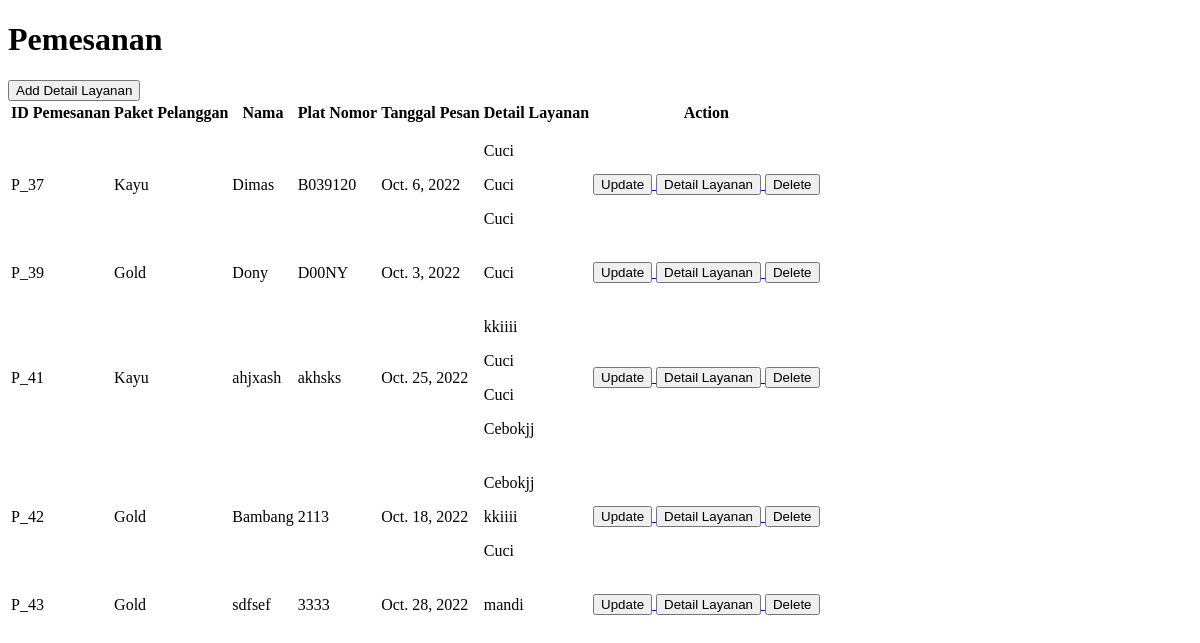
The app's page /index, older data.
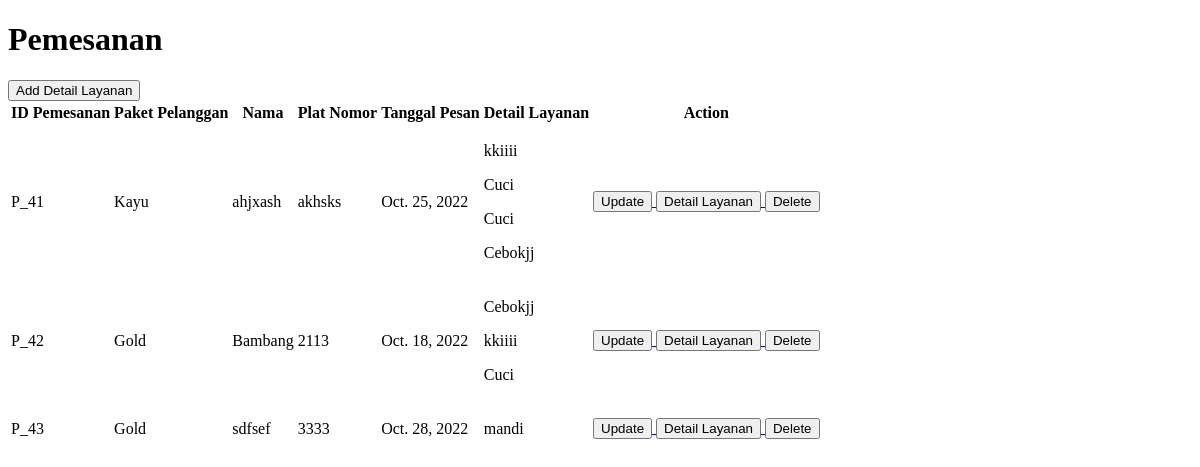
The same page, newer data.
### app/models.py (models this page shows, shortened)
class pemesanan(models.Model):
    idpemesanan = models.AutoField(primary_key=True)
    idpaketpelanggan = models.ForeignKey(paketlayanan,on_delete=models.CASCADE)
    nama = models.CharField(max_length=50)
    platnomor = models.CharField(max_length=11)
    tanggalpesan = models.DateField()

class paketlayanan(models.Model):
    idpaketlayanan = models.AutoField(primary_key=True)
    jenispaket = models.CharField(max_length=10)
    keteranganpaket = models.CharField(max_length=50)
    harga = models.IntegerField()

class detaillayanan(models.Model):
    iddetaillayanan = models.AutoField(primary_key=True)
    idlayanan = models.ForeignKey(layanan,on_delete=models.CASCADE)
    idpemesanan = models.ForeignKey(pemesanan,on_delete=models.CASCADE)

class layanan(models.Model):
    idlayanan = models.AutoField(primary_key=True)
    jenislayanan = models.CharField(max_length=10)
    harga = models.IntegerField()

### app/views.py (the view)
# urls.py: path('index', views.index, name = 'index'),
def index(request):
    data=[]
    allpemesananobj = models.pemesanan.objects.all()
    for item in allpemesananobj:
        dummy = []
        id_pemesanan = item.idpemesanan
        specificdetail = models.detaillayanan.objects.filter(idpemesanan= id_pemesanan)
        dummy.append(item)
        dummy.append(specificdetail)
        data.append(dummy)
    return render (request, 'pemesanan.html', {
        'pemesanan' : data
    })

### app/templates/pemesanan.html (shortened to what this page needs)
<!DOCTYPE html>
<html lang="en">
<head>
</head>
<body>
    <h1>Pemesanan</h1>
 <a href="{% url 'adddetaillayanan' %}"><button>
    Add Detail Layanan
 </button>
</a>
    <table>
    <tr>
        <th>ID Pemesanan</th>
        <th>Paket Pelanggan</th>
        <th>Nama</th>
        <th>Plat Nomor</th>
        <th>Tanggal Pesan</th>
        <th>Detail Layanan</th>
        <th>Action</th>
    </tr>
    {% for item in pemesanan %}
    <tr>
        <td>P_{{ item.0.idpemesanan }}</td>
        <td>{{ item.0.idpaketpelanggan.jenispaket }}</td>
        <td>{{ item.0.nama }}</td>
        <td>{{ item.0.platnomor }}</td>
        <td>{{ item.0.tanggalpesan }}</td>
        <td>
            {% for x in item.1 %}
            <p>
                {{x.idlayanan.jenislayanan}}
            </p>
            {% endfor %}
        </td>
        <td>
            <a href="{% url 'perbarui' item.0.idpemesanan %}">
                <button>Update</button>
            </a>
            <a href="{% url 'detaillayanan' item.0.idpemesanan %}">
                <button>Detail Layanan</button>
            </a>
            <a href="{% url 'hapus' item.0.idpemesanan %}">
                <button>Delete</button>
            </a>
        </td>
    </tr>
    {% endfor %}
 </table>
</body>
</html>

Row changes from the older to the newer data that the page shows:
removed pemesanan: idpemesanan "37", idpaketpelanggan.jenispaket "Kayu", nama "Dimas", platnomor "B039120", tanggalpesan "Oct. 6, 2022"
removed detaillayanan: idlayanan.jenislayanan "Cuci", shown under "37"
removed detaillayanan: idlayanan.jenislayanan "Cuci", shown under "37"
removed detaillayanan: idlayanan.jenislayanan "Cuci", shown under "37"
removed pemesanan: idpemesanan "39", idpaketpelanggan.jenispaket "Gold", nama "Dony", platnomor "D00NY", tanggalpesan "Oct. 3, 2022"
removed detaillayanan: idlayanan.jenislayanan "Cuci", shown under "39"
